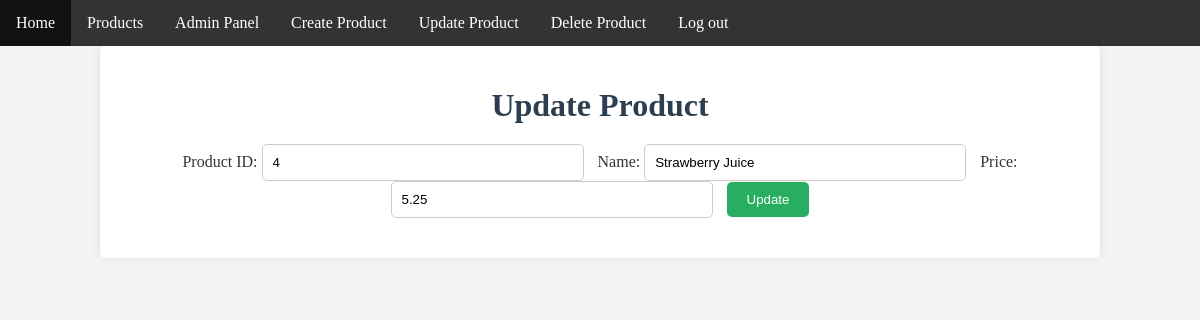
/admin-dir/update.php?id=4 (signed in), run on the app's committed database.
### tables this page shows
CREATE TABLE `products` (
  `id` int NOT NULL AUTO_INCREMENT,
  `name` varchar(64) NOT NULL,
  `price` decimal(5,2) NOT NULL,
  PRIMARY KEY (`id`)
);

### admin-dir/update.php (the view, shortened to what this page needs)
<?php
require_once "/var/www/html/Discount-Juice-Shop/Connections/db.inc.php";
?>
<!DOCTYPE html>
<html lang="en">
<head>
    <link rel="stylesheet" href="../default.css">
</head>
<body>
<?php include("adminheader.inc.php"); ?>
<div class="container">
    <h1>Update Product</h1>
    <?php
    if (isset($_GET['id'])) {
        $myid = $mysqli->real_escape_string($_GET['id']);
        if (is_numeric($myid)) {
            $stmt = $mysqli->prepare("SELECT * FROM products WHERE id=?");
            $stmt->bind_param("i", $myid);
            $stmt->execute();
            $result = $stmt->get_result();
            $row = $result->fetch_assoc();
        } else {
            echo "<p class='error'>Invalid product ID.</p>";
        }
    }
    ?>
    <form method="POST" action="update.php">
        <label for="id">Product ID:</label>
        <input type="text" id="id" name="id" value="<?= htmlspecialchars($row['id']) ?>" required />
        <label for="name">Name:</label>
        <input type="text" id="name" name="name" value="<?= htmlspecialchars($row['name']) ?>" required />
        <label for="price">Price:</label>
        <input type="number" step="0.01" id="price" name="price" value="<?= htmlspecialchars($row['price']) ?>" required />
        <input type="submit" value="Update" />
    </form>
</div>
</body>
</html>

### default.css (style rules this page uses)
body { font-family: 'Times New Roman', Times, serif; margin: 0; padding: 0; background-color: #f4f4f4; color: #333; }
.container { width: 80%; margin: auto; overflow: hidden; padding: 20px; background-color: #fff; box-shadow: 0 0 10px rgba(0, 0, 0, 0.1); border-radius: 5px; }
h1, h2 { color: #2c3e50; text-align: center; margin-bottom: 20px; }
form { margin: 20px 0; text-align: center; }
form input[type="text"], form input[type="number"] { padding: 10px; width: 300px; margin-right: 10px; border: 1px solid #ccc; border-radius: 5px; }
form input[type="submit"] { padding: 10px 20px; background-color: #27ae60; color: white; border: none; border-radius: 5px; cursor: pointer; }

### data on the page
products: id "4", name "Strawberry Juice", price "5.25"

### other printed values
$item['label'] "Home"
$item['label'] "Products"
$item['label'] "Admin Panel"
$item['label'] "Create Product"
$item['label'] "Update Product"
$item['label'] "Delete Product"
$item['label'] "Log out"
